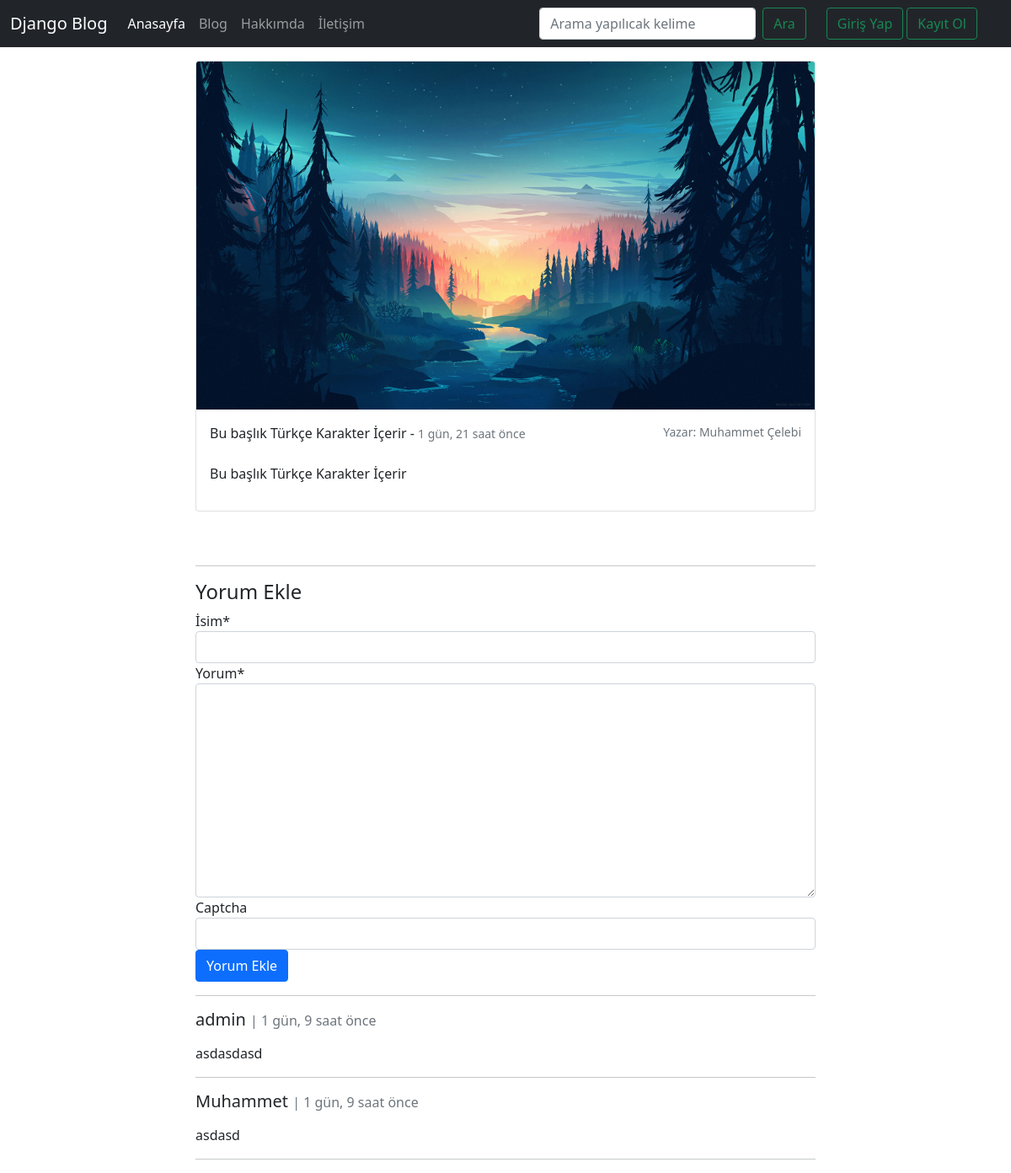
Screenshot of /post/bu-baslik-turkce-karakter-icerir with the database file from the repository.
### post/models.py (models this page shows, shortened)
class Post(models.Model):
    user = models.ForeignKey(settings.AUTH_USER_MODEL, on_delete=models.SET(get_sentinel_user), verbose_name='Yazar',
                             related_name='posts')
    title = models.CharField("Başlık", max_length=120)
    content = RichTextField('İçerik')
    publishing_date = models.DateTimeField("Yayımlanma Tarihi", auto_now_add=True)
    image = models.ImageField(null=True, blank=True)
    slug = models.SlugField(unique=True, editable=False, max_length=130)
    class Meta:
        ordering = ['-publishing_date', 'id']

class Comment(models.Model):
    post = models.ForeignKey('post.Post', related_name='comments', on_delete=models.CASCADE)
    name = models.CharField('İsim', max_length=200)
    content = models.TextField('Yorum')
    created_date = models.DateTimeField(auto_now_add=True)
    class Meta:
        ordering = ['-created_date', 'id']

### post/views.py (the view)
# urls.py: path('<slug>', post_detail, name='detail'),
def post_detail(request, slug):
    post = get_object_or_404(Post, slug=slug)
    form = CommentForm(request.POST or None)
    if form.is_valid():
        comment = form.save(commit=False)
        comment.post = post
        comment.save()
        messages.success(request, 'Yorumunuz Başarılı bir şekilde eklendi')
        return HttpResponseRedirect(post.get_absolute_url())
    context = {
        'post': post,
        'form': form
    }
    return render(request, 'post/detail.html', context)

### post/forms.py
class CommentForm(forms.ModelForm):
    captcha = ReCaptchaField()
    class Meta:
        model = Comment
        fields = [
            'name',
            'content'
        ]

### templates/post/detail.html
    {% extends 'base.html' %}
    {% block body %}
    <div class="container">
        <div class="row pt-3">
            <div class="col-md-8 offset-md-2 col-sm-12 col-12">
                <div class="card" style="width:100%">
                    {% if post.image %}
                        <img class="card-img-top img-responsive" src="{{post.image.url}}" alt="Card image cap">
                    {% endif %}
                        <div class="card-body">
                            <div class="d-flex justify-content-between">
                                <span class="card-title">{{ post.title }} - <small class="text-muted h-6">{{ post.publishing_date|timesince }} önce</small></span>
                                <small class="text-muted">Yazar: {{ post.user.get_full_name }}</small>
                            </div>
                        <p class="card-text"> {{ post.content|safe|linebreaks }}</p>
                    </div>
                </div><br><br>
                <hr>
                <h4>Yorum Ekle </h4>
                {% include 'post/comment.html' %}
                <hr>
                {% for comment in post.comments.all %}
                    <h5>{{comment.name}} <small class="h6 text-muted"> | {{ comment.created_date|timesince}} önce</small></h5>
                    <p>{{ comment.content|linebreaks }}</p>
                    <hr>
                {% endfor %}
            </div>
        </div>
    </div>
  {% endblock %}

### rows the page displays
Post: image (picture), title "Bu başlık Türkçe Karakter İçerir", publishing_date "1 gün, 21 saat", user.get_full_name "Muhammet Çelebi", content "Bu başlık Türkçe Karakter İçerir"
Comment: name "admin", created_date "1 gün, 9 saat", content "asdasdasd"
Comment: name "Muhammet", created_date "1 gün, 9 saat", content "asdasd"
